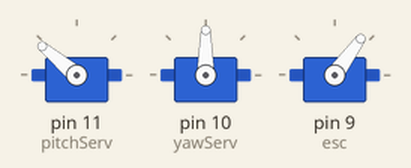
The sketch below on a simulated Arduino Uno, built with avr-gcc and run on an emulated ATmega328P. Shown: 3 × servo. What the sketch prints to the serial monitor is not drawn.

Above: at 0.1 s.
Timing chart, 0 to 2.5 s (numbered marks = the images above):
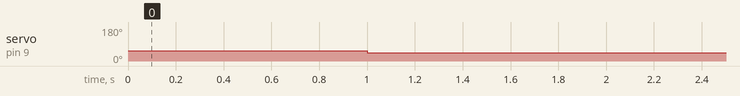

Measured:
- by itself, servo on pin 9 (esc): 54° → 44° at 1.0 s

The sketch:

robot_code_v1.ino
```cpp
/*
   ETEC Capstone project
   developed by Thoomas Allen

   packet design
   [status_byte/command_byte, pitch_byte, yaw_byte]
*/
#define IDLE '1' //these are used for commands and reports between the robot and controller
#define COMM_FAIL 'f'
#define CODE_EXECUTE '2'
#define PITCH 0x01
#define YAW 0x02
#define THROTTLE 0x03
/*
   min pitch 123
   140 is centered
   max pitch 160
*/

#include<Servo.h>

Servo pitchServ, yawServ, esc;

unsigned long cnt;
long time_since_last_msg = 0;

const int throttle_max = 1200;

int j_x = 140;
int j_y = 90;
int throttle = 1100;
String incoming_msg = "";

boolean isRunning = false;

void setup() {
  pitchServ.attach(11);
  yawServ.attach(10);
  esc.attach(9);
  Serial.begin(9600);
  pitchServ.write(140);
  yawServ.write(80);
  esc.write(1000);
}

void loop() {
  time_since_last_msg = millis() - cnt;

  if (time_since_last_msg >= 1000)
  {
    Serial.write(IDLE);
    cnt = millis();
    j_x = 140;
    j_y = 90;
    throttle = 1000;
  }
  if (Serial.available() > 1)
  {
  //  Serial.print("recieving");
    char cmd[10];
    int i = 0;
    delay(10);
    while (Serial.available() > 0)
    {
      cmd[i] = Serial.read();
      //cmd[i++] = '\0';
      i = i+1;
    }
    incoming_msg = cmd;

//Serial.write(cmd);
//    char b_01 = incoming_msg & 0xF00;
//    char b_02 = (incoming_msg << 8) & 0xF0;
//    char b_03 = (incoming_msg << 16) & 0xF;

    char b_01 = 0;
    byte b_02 = cmd[0];
    byte b_03 = cmd[1];
    if (b_01 == 0)
      Serial.print(CODE_EXECUTE);
    if (b_03 == 0)
      Serial.print(COMM_FAIL);
          if (b_02 == 0)
      Serial.print(COMM_FAIL);

  j_y = map(b_03, 0, 255, 80, 110);
  j_x = map(b_02, 0, 255, 123, 157);
  throttle = abs((b_02 - 128));
  throttle = map (throttle, 0, 128, 1000, throttle_max);
  cnt = millis();
  }
  pitchServ.write(j_x);
  yawServ.write(j_y);
  esc.write(throttle);

  //pitchServ.write(125);
  //yawServ.write(80);
  //esc.write(1100);
  //delay(1000);
  //pitchServ.write(160);
  //yawServ.write(100);
  //esc.write(1200);
  //delay(1000);
  //pitchServ.write(145);
  //yawServ.write(90);
  //esc.write(1000);
  //delay(1000);

}
```
